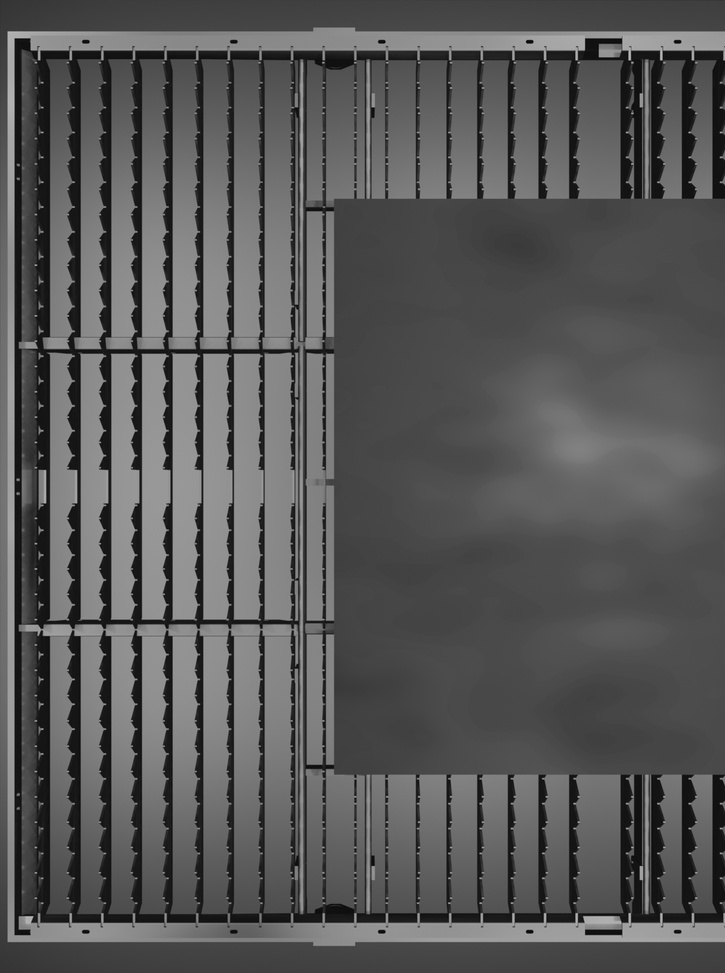
#> input picture debug/undistorted_images_img_0_0.jpg, 725 x 973 px, shrunk from 1429 x 1919 before the run
$ python -i bg_remover.py   (imports and definitions only)
#> lines starting #> are read from the running program, lines starting #| are printed output that depends on the picture; after the words box and inside, x2 and y2 are one past the last pixel; in counts of white or black regions, pixels touching at a corner belong together
#> further down, picture is the input picture: shape (973, 725, 3); min 1, max 196, mean 87.4
import cv2
import numpy as np


class BackgroundSubtractor:

    def __init__(self, img):
        self.img = img

    def apply_background_subtraction(self):
        # Convert to grayscale and create binary mask for non-black areas
        gray = cv2.cvtColor(self.img, cv2.COLOR_BGR2GRAY)
        _, binary = cv2.threshold(gray, 1, 255, cv2.THRESH_BINARY)
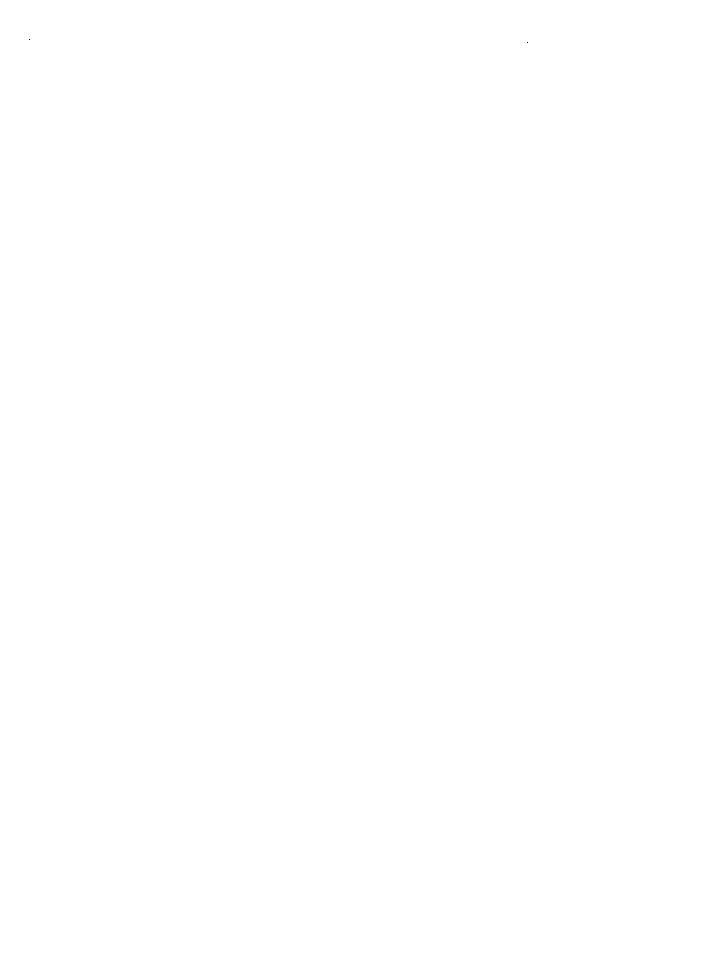
#> binary: shape (973, 725); 100% white; black in thin lines or dots, all inside (x1, y1, x2, y2) = (29, 39, 528, 43)

        # Close small gaps in the mask
        kernel = np.ones((7, 7), np.uint8)
        cleaned = cv2.morphologyEx(binary, cv2.MORPH_CLOSE, kernel)
#> cleaned: shape (973, 725); every value is 255

        # Find the largest contour (main object)
        contours, _ = cv2.findContours(
                        cleaned,
                        cv2.RETR_EXTERNAL,
                        cv2.CHAIN_APPROX_SIMPLE
                      )
#> contours = [[[0, 0], [0, 972], [724, 972], [724, 0]]]
        largest_contour = max(contours, key=cv2.contourArea)
#> largest_contour = [[0, 0], [0, 972], [724, 972], [724, 0]]

        # Create exact mask from contour
        mask = np.zeros_like(gray)
        cv2.drawContours(mask, [largest_contour], -1, 255, cv2.FILLED)

        # Apply bounding rectangle crop
        x, y, w, h = cv2.boundingRect(largest_contour)
#> x = 0; y = 0; w = 725; h = 973
        roi = self.img[y:y+h, x:x+w]
        mask_roi = mask[y:y+h, x:x+w]

        # Create 4-channel BGRA image with transparent background
        bgra = cv2.cvtColor(roi, cv2.COLOR_BGR2BGRA)
        bgra[:, :, 3] = mask_roi  # alpha channel from mask

        # Save result with transparent background
        return bgra

>>> import cv2
>>> picture = cv2.imread('../debug/undistorted_images_img_0_0.jpg')
>>> result = BackgroundSubtractor(picture).apply_background_subtraction()
